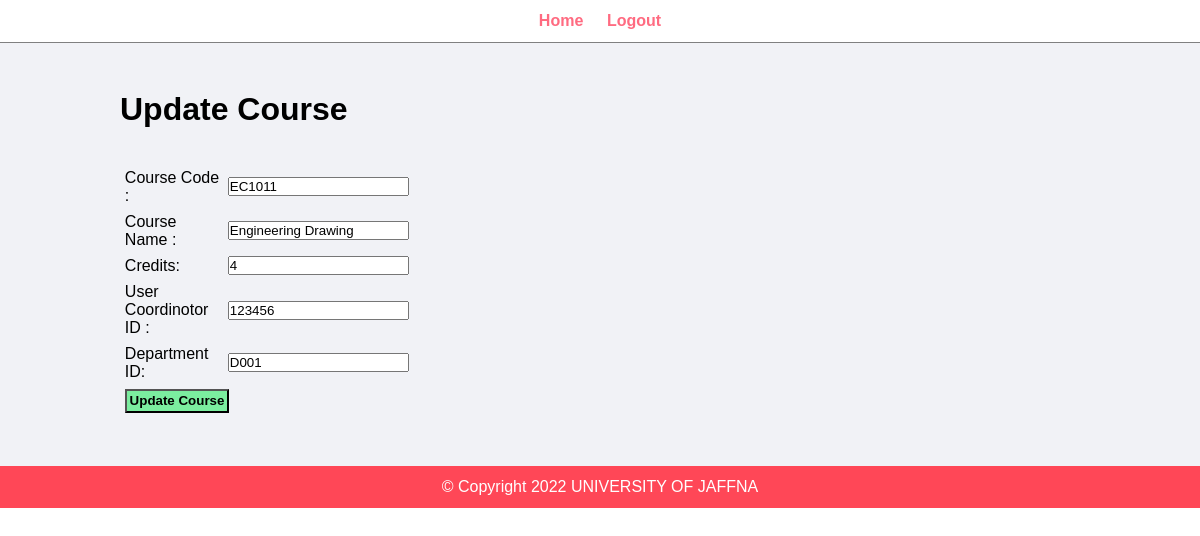
The app's page /admin/update-course.php?id=EC1011 (signed in) with its own data.
### tables this page shows
CREATE TABLE `course` (
  `code` varchar(50) NOT NULL,
  `CourseName` varchar(50) NOT NULL,
  `Credits` int(11) NOT NULL,
  `CoordinatorID` varchar(50) NOT NULL,
  `DepartmentID` varchar(50) NOT NULL
);

### admin/update-course.php (the view, shortened to what this page needs)
<?php include('partials/menu.php'); ?>
<div class="main-content">
    <div class="wrapper">
        <h1>Update Course</h1>
        <br><br>
        <?php
            $id=$_GET['id'];
            $sql="SELECT * FROM course WHERE code='$id'";
            $res=mysqli_query($conn, $sql);
            if($res==true)
            {
                $count = mysqli_num_rows($res);
                if($count==1)
                {
                    $row=mysqli_fetch_assoc($res);
                    $Course_Name=$row['CourseName'];
                    $code=$row['code'];
                    $credits=$row['Credits'];
                    $CoID =$row['CoordinatorID'];
                    $DeID =$row['DepartmentID'];
                }
                else
                {
                    header('location:'.SITEURL.'admin/manage-course.php');
                }
            }
        ?>
<form action="" method="POST">
            <table class="tbl-30">
            <tr>
                    <td>Course Code : </td>
                    <td>
                        <input type="text" name="code" value="<?php echo $code; ?>"readonly>
                    </td>
                </tr>
                <tr>
                    <td>Course Name : </td>
                    <td>
                        <input type="text" name="course_name" value="<?php echo $Course_Name; ?>">
                    </td>
                </tr>
                <tr>
                    <td>Credits: </td>
                    <td>
                        <input type="text" name="credits" value="<?php echo $credits; ?>">
                    </td>
                </tr>
                <tr>
                    <td>User Coordinotor ID : </td>
                    <td>
                        <input type="text" name="C_ID" value="<?php echo $CoID; ?>">
                    </td>
                </tr>
                <tr>
                    <td>Department ID: </td>
                    <td>
                        <input type="text" name="D_ID" value="<?php echo $DeID; ?>">
                    </td>
                </tr>
                <tr>
                    <td colspan="2">
                        <input type="submit" name="submit" value="Update Course" class="btn-secondary">
                    </td>
                </tr>
            </table>
</form>
    </div>
</div>
<?php include('partials/footer.php'); ?>

### admin/admin.css (style rules this page uses)
* { margin: 0; padding: 0; font-family: Arial, Helvetica, sans-serif; }
.wrapper { padding: 1%; width: 80%; margin: 0 auto; }
.tbl-30 { width: 30%; }
table tr td { padding: 1%; }
.btn-secondary { background-color: #7bed9f; padding: 1%; color: black; text-decoration: none; font-weight: bold; }
.main-content { background-color: #f1f2f6; padding: 3% 0; }

### records on screen
course: code "EC1011", course_name "Engineering Drawing", credits "4", C_ID "123456", D_ID "D001"
